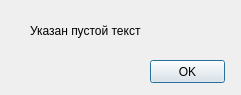
<?xml version="1.0" encoding="UTF-8"?>
<ui version="4.0">
 <class>Dialog</class>
 <widget class="QDialog" name="Dialog">
  <property name="windowModality">
   <enum>Qt::NonModal</enum>
  </property>
  <property name="geometry">
   <rect>
    <x>0</x>
    <y>0</y>
    <width>241</width>
    <height>95</height>
   </rect>
  </property>
  <property name="focusPolicy">
   <enum>Qt::NoFocus</enum>
  </property>
  <property name="windowTitle">
   <string>Предупреждение</string>
  </property>
  <widget class="QPushButton" name="pushButton">
   <property name="geometry">
    <rect>
     <x>150</x>
     <y>60</y>
     <width>75</width>
     <height>23</height>
    </rect>
   </property>
   <property name="text">
    <string>OK</string>
   </property>
  </widget>
  <widget class="QLabel" name="label">
   <property name="geometry">
    <rect>
     <x>30</x>
     <y>20</y>
     <width>161</width>
     <height>21</height>
    </rect>
   </property>
   <property name="text">
    <string>Указан пустой текст</string>
   </property>
  </widget>
 </widget>
 <resources/>
 <connections/>
</ui>
